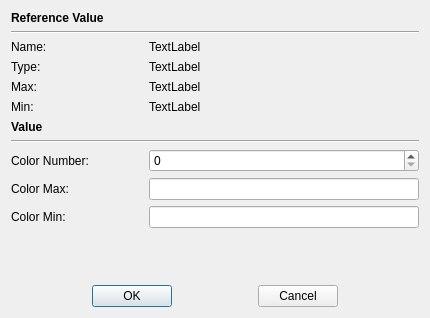
<?xml version="1.0" encoding="UTF-8"?>
<ui version="4.0">
 <class>ColorMapperEditDialog</class>
 <widget class="QDialog" name="ColorMapperEditDialog">
  <property name="geometry">
   <rect>
    <x>0</x>
    <y>0</y>
    <width>430</width>
    <height>318</height>
   </rect>
  </property>
  <property name="minimumSize">
   <size>
    <width>0</width>
    <height>0</height>
   </size>
  </property>
  <property name="maximumSize">
   <size>
    <width>16777215</width>
    <height>16777215</height>
   </size>
  </property>
  <property name="windowTitle">
   <string>Dialog</string>
  </property>
  <layout class="QGridLayout" name="gridLayout">
   <item row="0" column="0" colspan="2">
    <widget class="QLabel" name="label">
     <property name="font">
      <font>
       <weight>75</weight>
       <bold>true</bold>
      </font>
     </property>
     <property name="text">
      <string>Reference Value</string>
     </property>
    </widget>
   </item>
   <item row="1" column="0" colspan="3">
    <widget class="Line" name="line">
     <property name="orientation">
      <enum>Qt::Horizontal</enum>
     </property>
    </widget>
   </item>
   <item row="2" column="0">
    <widget class="QLabel" name="label_Name">
     <property name="text">
      <string>Name:</string>
     </property>
    </widget>
   </item>
   <item row="2" column="1" colspan="2">
    <widget class="QLabel" name="label_ReferenceName">
     <property name="text">
      <string>TextLabel</string>
     </property>
    </widget>
   </item>
   <item row="3" column="0">
    <widget class="QLabel" name="label_Min_3">
     <property name="text">
      <string>Type:</string>
     </property>
    </widget>
   </item>
   <item row="3" column="1" colspan="2">
    <widget class="QLabel" name="label_ReferenceType">
     <property name="text">
      <string>TextLabel</string>
     </property>
    </widget>
   </item>
   <item row="4" column="0">
    <widget class="QLabel" name="label_Max_2">
     <property name="text">
      <string>Max:</string>
     </property>
    </widget>
   </item>
   <item row="4" column="1" colspan="2">
    <widget class="QLabel" name="label_ReferenceMax">
     <property name="text">
      <string>TextLabel</string>
     </property>
    </widget>
   </item>
   <item row="5" column="0">
    <widget class="QLabel" name="label_Min_2">
     <property name="text">
      <string>Min:</string>
     </property>
    </widget>
   </item>
   <item row="5" column="1" colspan="2">
    <widget class="QLabel" name="label_ReferenceMin">
     <property name="text">
      <string>TextLabel</string>
     </property>
    </widget>
   </item>
   <item row="6" column="0">
    <widget class="QLabel" name="label_4">
     <property name="font">
      <font>
       <weight>75</weight>
       <bold>true</bold>
      </font>
     </property>
     <property name="text">
      <string>Value</string>
     </property>
    </widget>
   </item>
   <item row="7" column="0" colspan="3">
    <widget class="Line" name="line_2">
     <property name="orientation">
      <enum>Qt::Horizontal</enum>
     </property>
    </widget>
   </item>
   <item row="8" column="0">
    <widget class="QLabel" name="label_Number">
     <property name="text">
      <string>Color Number:</string>
     </property>
    </widget>
   </item>
   <item row="8" column="1" colspan="2">
    <widget class="QSpinBox" name="spinBox_Number"/>
   </item>
   <item row="9" column="0">
    <widget class="QLabel" name="label_Max">
     <property name="text">
      <string>Color Max:</string>
     </property>
    </widget>
   </item>
   <item row="9" column="1" colspan="2">
    <widget class="QLineEdit" name="lineEdit_Max"/>
   </item>
   <item row="10" column="0">
    <widget class="QLabel" name="label_Min">
     <property name="text">
      <string>Color Min:</string>
     </property>
    </widget>
   </item>
   <item row="10" column="1" colspan="2">
    <widget class="QLineEdit" name="lineEdit_Min"/>
   </item>
   <item row="11" column="2">
    <spacer name="verticalSpacer">
     <property name="orientation">
      <enum>Qt::Vertical</enum>
     </property>
     <property name="sizeHint" stdset="0">
      <size>
       <width>20</width>
       <height>40</height>
      </size>
     </property>
    </spacer>
   </item>
   <item row="12" column="0" colspan="3">
    <layout class="QHBoxLayout" name="horizontalLayout">
     <item>
      <spacer name="horizontalSpacer_2">
       <property name="orientation">
        <enum>Qt::Horizontal</enum>
       </property>
       <property name="sizeHint" stdset="0">
        <size>
         <width>40</width>
         <height>20</height>
        </size>
       </property>
      </spacer>
     </item>
     <item>
      <widget class="QPushButton" name="pushButton_OK">
       <property name="text">
        <string>OK</string>
       </property>
      </widget>
     </item>
     <item>
      <spacer name="horizontalSpacer">
       <property name="orientation">
        <enum>Qt::Horizontal</enum>
       </property>
       <property name="sizeHint" stdset="0">
        <size>
         <width>40</width>
         <height>20</height>
        </size>
       </property>
      </spacer>
     </item>
     <item>
      <widget class="QPushButton" name="pushButton_Cancel">
       <property name="text">
        <string>Cancel</string>
       </property>
      </widget>
     </item>
     <item>
      <spacer name="horizontalSpacer_3">
       <property name="orientation">
        <enum>Qt::Horizontal</enum>
       </property>
       <property name="sizeHint" stdset="0">
        <size>
         <width>40</width>
         <height>20</height>
        </size>
       </property>
      </spacer>
     </item>
    </layout>
   </item>
  </layout>
 </widget>
 <resources/>
 <connections/>
</ui>
